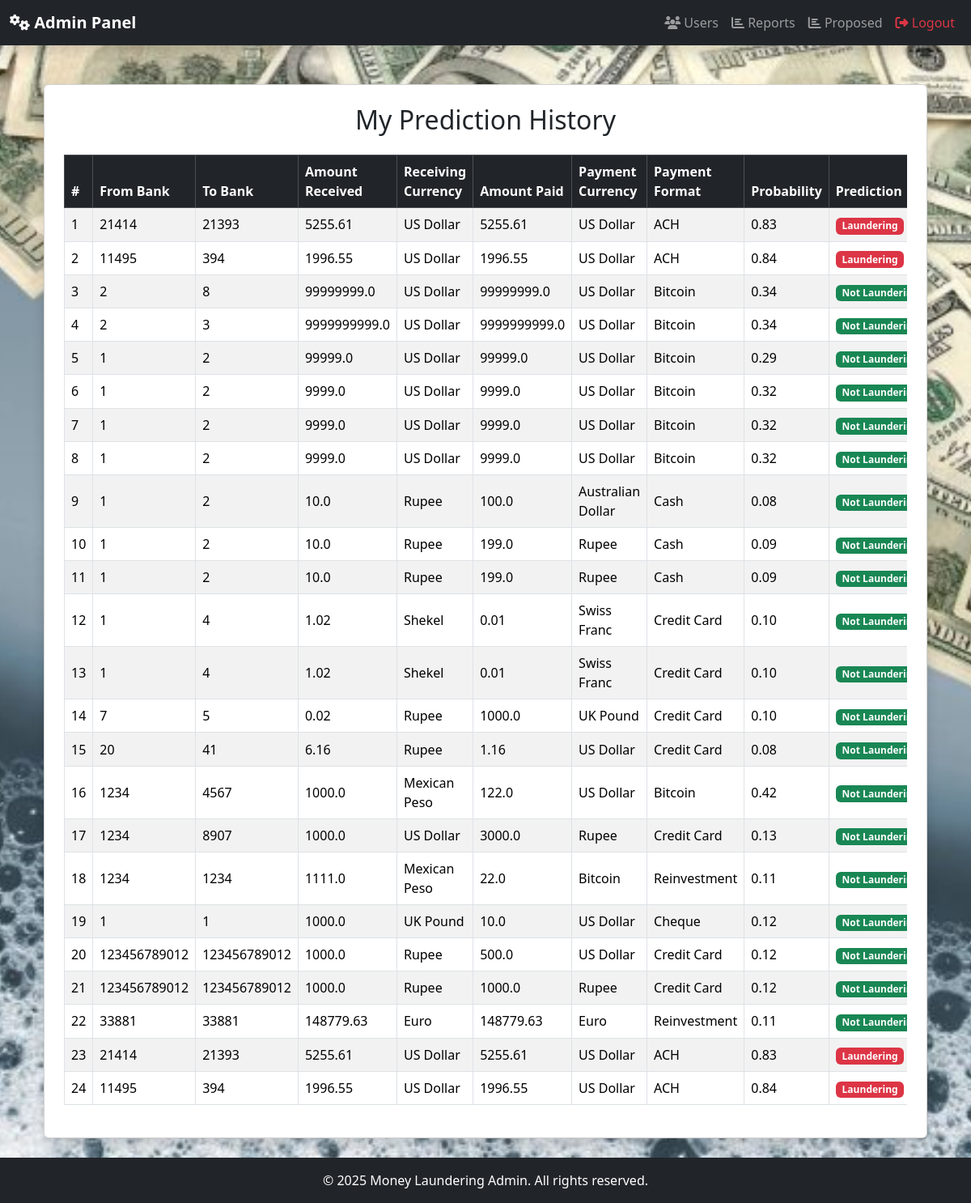
The app's page /Admins/reports/ with its own data.
### Users/models.py (models this page shows, shortened)
class TransactionPrediction(models.Model):
    user = models.ForeignKey(User, on_delete=models.CASCADE)
    from_bank = models.IntegerField()
    to_bank = models.IntegerField()
    amount_received = models.FloatField()
    receiving_currency = models.CharField(max_length=100)
    amount_paid = models.FloatField()
    payment_currency = models.CharField(max_length=100)
    payment_format = models.CharField(max_length=50)
    probability = models.FloatField()
    prediction = models.IntegerField()  # 0 = Not Laundering, 1 = Laundering
    label = models.CharField(max_length=50)
    created_at = models.DateTimeField(auto_now_add=True)

### Admins/views.py (the view)
# urls.py: path('reports/', reports, name='reports'),
def reports(request):
    user_predictions = TransactionPrediction.objects.filter().order_by("-created_at")
    return render(request, "Admin/reports.html", {"predictions": user_predictions})

### templates/admin/reports.html (shortened to what this page needs)
{% extends 'admin/adminbase.html' %}
{% block content %}
<div class="container mt-4">
    <div class="card shadow p-4 rounded">
        <h2 class="text-center mb-4">My Prediction History</h2>
        {% if predictions %}
            <div class="table-responsive">
                <table class="table table-striped table-bordered align-middle">
                    <thead class="table-dark">
                        <tr>
                            <th>#</th>
                            <th>From Bank</th>
                            <th>To Bank</th>
                            <th>Amount Received</th>
                            <th>Receiving Currency</th>
                            <th>Amount Paid</th>
                            <th>Payment Currency</th>
                            <th>Payment Format</th>
                            <th>Probability</th>
                            <th>Prediction</th>
                        </tr>
                    </thead>
                    <tbody>
                        {% for p in predictions %}
                        <tr>
                            <td>{{ forloop.counter }}</td>
                            <td>{{ p.from_bank }}</td>
                            <td>{{ p.to_bank }}</td>
                            <td>{{ p.amount_received }}</td>
                            <td>{{ p.receiving_currency }}</td>
                            <td>{{ p.amount_paid }}</td>
                            <td>{{ p.payment_currency }}</td>
                            <td>{{ p.payment_format }}</td>
                            <td>{{ p.probability|floatformat:2 }}</td>
                            <td>
                                {% if p.prediction == 1 %}
                                    <span class="badge bg-danger">{{ p.label }}</span>
                                {% else %}
                                    <span class="badge bg-success">{{ p.label }}</span>
                                {% endif %}
                            </td>
                        </tr>
                        {% endfor %}
                    </tbody>
                </table>
            </div>
        {% else %}
            <p class="text-center text-muted">No predictions found.</p>
        {% endif %}
    </div>
</div>
{% endblock %}

### templates/admin/adminbase.html (shortened to what this page needs)
<!DOCTYPE html>
{% load static %}
<html lang="en">
<head>
  <link href="https://cdn.jsdelivr.net/npm/bootstrap@5.3.2/dist/css/bootstrap.min.css" rel="stylesheet">
  <link href="https://cdnjs.cloudflare.com/ajax/libs/font-awesome/6.4.0/css/all.min.css" rel="stylesheet">
</head>
<body class="d-flex flex-column min-vh-100" style="background: url('{% static "img/bg1.jpg" %}') no-repeat center center fixed; background-size: cover;">
  <nav class="navbar navbar-expand-lg navbar-dark bg-dark shadow">
    <div class="container-fluid">
      <a class="navbar-brand fw-bold" href="{% url 'adminhome' %}"><i class="fas fa-cogs"></i> Admin Panel</a>
      <div class="collapse navbar-collapse" id="adminNavbar">
        <ul class="navbar-nav ms-auto">
          <li class="nav-item"><a class="nav-link" href="{% url 'adminhome' %}"><i class="fas fa-users"></i> Users</a></li>
          <li class="nav-item"><a class="nav-link" href="{% url 'reports' %}"><i class="fas fa-chart-bar"></i> Reports</a></li>
          <li class="nav-item"><a class="nav-link" href="{% url 'adminproposed' %}"><i class="fas fa-chart-bar"></i> Proposed</a></li>
          <li class="nav-item">
            <form action="{% url 'user_logout' %}" method="post" class="d-inline">
              <button type="submit" class="btn btn-link nav-link text-danger">
                <i class="fas fa-sign-out-alt"></i> Logout
              </button>
            </form>
          </li>
        </ul>
      </div>
    </div>
  </nav>
  <main class="flex-grow-1 py-4">
    <div class="container">
      {% block content %}{% endblock %}
    </div>
  </main>
  <footer class="bg-dark text-white text-center py-3 mt-auto">
    <p class="mb-0">&copy; 2025 Money Laundering Admin. All rights reserved.</p>
  </footer>
</body>
</html>

### records on screen
TransactionPrediction: from_bank "21414", to_bank "21393", amount_received "5255.61", receiving_currency "US Dollar", amount_paid "5255.61", payment_currency "US Dollar", payment_format "ACH", probability "0.83", label "Laundering"
TransactionPrediction: from_bank "11495", to_bank "394", amount_received "1996.55", receiving_currency "US Dollar", amount_paid "1996.55", payment_currency "US Dollar", payment_format "ACH", probability "0.84", label "Laundering"
TransactionPrediction: from_bank "2", to_bank "8", amount_received "99999999.0", receiving_currency "US Dollar", amount_paid "99999999.0", payment_currency "US Dollar", payment_format "Bitcoin", probability "0.34", label "Not…"
TransactionPrediction: from_bank "2", to_bank "3", amount_received "9999999999.0", receiving_currency "US Dollar", amount_paid "9999999999.0", payment_currency "US Dollar", payment_format "Bitcoin", probability "0.34", label "Not…"
TransactionPrediction: from_bank "1", to_bank "2", amount_received "99999.0", receiving_currency "US Dollar", amount_paid "99999.0", payment_currency "US Dollar", payment_format "Bitcoin", probability "0.29", label "Not…"
TransactionPrediction: from_bank "1", to_bank "2", amount_received "9999.0", receiving_currency "US Dollar", amount_paid "9999.0", payment_currency "US Dollar", payment_format "Bitcoin", probability "0.32", label "Not…"
TransactionPrediction: from_bank "1", to_bank "2", amount_received "9999.0", receiving_currency "US Dollar", amount_paid "9999.0", payment_currency "US Dollar", payment_format "Bitcoin", probability "0.32", label "Not…"
TransactionPrediction: from_bank "1", to_bank "2", amount_received "9999.0", receiving_currency "US Dollar", amount_paid "9999.0", payment_currency "US Dollar", payment_format "Bitcoin", probability "0.32", label "Not…"
TransactionPrediction: from_bank "1", to_bank "2", amount_received "10.0", receiving_currency "Rupee", amount_paid "100.0", payment_currency "Australian Dollar", payment_format "Cash", probability "0.08", label "Not…"
TransactionPrediction: from_bank "1", to_bank "2", amount_received "10.0", receiving_currency "Rupee", amount_paid "199.0", payment_currency "Rupee", payment_format "Cash", probability "0.09", label "Not…"
TransactionPrediction: from_bank "1", to_bank "2", amount_received "10.0", receiving_currency "Rupee", amount_paid "199.0", payment_currency "Rupee", payment_format "Cash", probability "0.09", label "Not…"
TransactionPrediction: from_bank "1", to_bank "4", amount_received "1.02", receiving_currency "Shekel", amount_paid "0.01", payment_currency "Swiss Franc", payment_format "Credit Card", probability "0.10", label "Not…"
TransactionPrediction: from_bank "1", to_bank "4", amount_received "1.02", receiving_currency "Shekel", amount_paid "0.01", payment_currency "Swiss Franc", payment_format "Credit Card", probability "0.10", label "Not…"
TransactionPrediction: from_bank "7", to_bank "5", amount_received "0.02", receiving_currency "Rupee", amount_paid "1000.0", payment_currency "UK Pound", payment_format "Credit Card", probability "0.10", label "Not…"
TransactionPrediction: from_bank "20", to_bank "41", amount_received "6.16", receiving_currency "Rupee", amount_paid "1.16", payment_currency "US Dollar", payment_format "Credit Card", probability "0.08", label "Not…"
TransactionPrediction: from_bank "1234", to_bank "4567", amount_received "1000.0", receiving_currency "Mexican Peso", amount_paid "122.0", payment_currency "US Dollar", payment_format "Bitcoin", probability "0.42", label "Not…"
TransactionPrediction: from_bank "1234", to_bank "8907", amount_received "1000.0", receiving_currency "US Dollar", amount_paid "3000.0", payment_currency "Rupee", payment_format "Credit Card", probability "0.13", label "Not…"
TransactionPrediction: from_bank "1234", to_bank "1234", amount_received "1111.0", receiving_currency "Mexican Peso", amount_paid "22.0", payment_currency "Bitcoin", payment_format "Reinvestment", probability "0.11", label "Not…"
TransactionPrediction: from_bank "1", to_bank "1", amount_received "1000.0", receiving_currency "UK Pound", amount_paid "10.0", payment_currency "US Dollar", payment_format "Cheque", probability "0.12", label "Not…"
TransactionPrediction: from_bank "123456789012", to_bank "123456789012", amount_received "1000.0", receiving_currency "Rupee", amount_paid "500.0", payment_currency "US Dollar", payment_format "Credit Card", probability "0.12", label "Not…"
TransactionPrediction: from_bank "123456789012", to_bank "123456789012", amount_received "1000.0", receiving_currency "Rupee", amount_paid "1000.0", payment_currency "Rupee", payment_format "Credit Card", probability "0.12", label "Not…"
TransactionPrediction: from_bank "33881", to_bank "33881", amount_received "148779.63", receiving_currency "Euro", amount_paid "148779.63", payment_currency "Euro", payment_format "Reinvestment", probability "0.11", label "Not…"
TransactionPrediction: from_bank "21414", to_bank "21393", amount_received "5255.61", receiving_currency "US Dollar", amount_paid "5255.61", payment_currency "US Dollar", payment_format "ACH", probability "0.83", label "Laundering"
TransactionPrediction: from_bank "11495", to_bank "394", amount_received "1996.55", receiving_currency "US Dollar", amount_paid "1996.55", payment_currency "US Dollar", payment_format "ACH", probability "0.84", label "Laundering"
